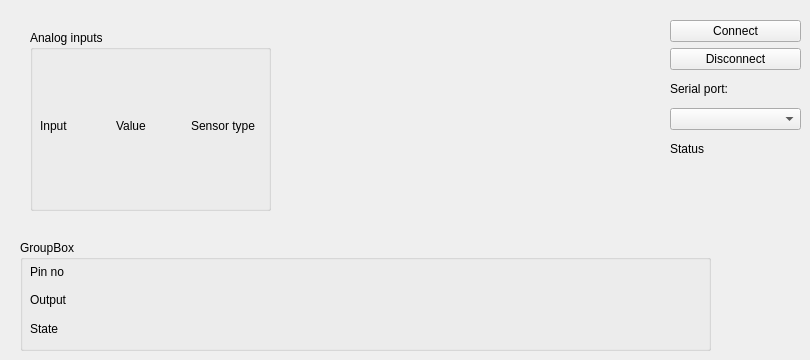
    <widget class="QWidget" name="sensorsTab">
     <attribute name="title">
      <string>Sensors</string>
     </attribute>
     <widget class="QWidget" name="verticalLayoutWidget_10">
      <property name="geometry">
       <rect>
        <x>670</x>
        <y>20</y>
        <width>131</width>
        <height>141</height>
       </rect>
      </property>
      <layout class="QVBoxLayout" name="verticalLayout_10">
       <item>
        <widget class="QPushButton" name="sensorsConnectButton">
         <property name="text">
          <string>Connect</string>
         </property>
        </widget>
       </item>
       <item>
        <widget class="QPushButton" name="sensorsDisconnectButton">
         <property name="text">
          <string>Disconnect</string>
         </property>
        </widget>
       </item>
       <item>
        <widget class="QLabel" name="label_6">
         <property name="text">
          <string>Serial port:</string>
         </property>
        </widget>
       </item>
       <item>
        <widget class="QComboBox" name="sensorsPortCombo"/>
       </item>
       <item>
        <widget class="QLabel" name="sensorsStatusLabel">
         <property name="text">
          <string>Status</string>
         </property>
        </widget>
       </item>
      </layout>
     </widget>
     <widget class="QGroupBox" name="sensorsAnalogGroupBox">
      <property name="geometry">
       <rect>
        <x>30</x>
        <y>30</y>
        <width>241</width>
        <height>181</height>
       </rect>
      </property>
      <property name="title">
       <string>Analog inputs</string>
      </property>
      <widget class="QWidget" name="gridLayoutWidget_4">
       <property name="geometry">
        <rect>
         <x>10</x>
         <y>20</y>
         <width>221</width>
         <height>151</height>
        </rect>
       </property>
       <layout class="QGridLayout" name="sensorsAnalogLayout">
        <item row="0" column="0">
         <widget class="QLabel" name="label_19">
          <property name="text">
           <string>Input</string>
          </property>
         </widget>
        </item>
        <item row="0" column="1">
         <widget class="QLabel" name="label_20">
          <property name="text">
           <string>Value</string>
          </property>
         </widget>
        </item>
        <item row="0" column="2">
         <widget class="QLabel" name="label_21">
          <property name="text">
           <string>Sensor type</string>
          </property>
         </widget>
        </item>
       </layout>
      </widget>
     </widget>
     <widget class="QGroupBox" name="sensorsDigitalGroupBox">
      <property name="geometry">
       <rect>
        <x>20</x>
        <y>240</y>
        <width>691</width>
        <height>111</height>
       </rect>
      </property>
      <property name="title">
       <string>GroupBox</string>
      </property>
      <widget class="QWidget" name="gridLayoutWidget_5">
       <property name="geometry">
        <rect>
         <x>10</x>
         <y>20</y>
         <width>671</width>
         <height>80</height>
        </rect>
       </property>
       <layout class="QGridLayout" name="sensorsDigitalLayout">
        <item row="0" column="1">
         <widget class="QLabel" name="label_14">
          <property name="text">
           <string>Pin no</string>
          </property>
         </widget>
        </item>
        <item row="1" column="1">
         <widget class="QLabel" name="label_31">
          <property name="text">
           <string>Output</string>
          </property>
         </widget>
        </item>
        <item row="2" column="1">
         <widget class="QLabel" name="label_32">
          <property name="text">
           <string>State</string>
          </property>
         </widget>
        </item>
       </layout>
      </widget>
     </widget>
    </widget>
